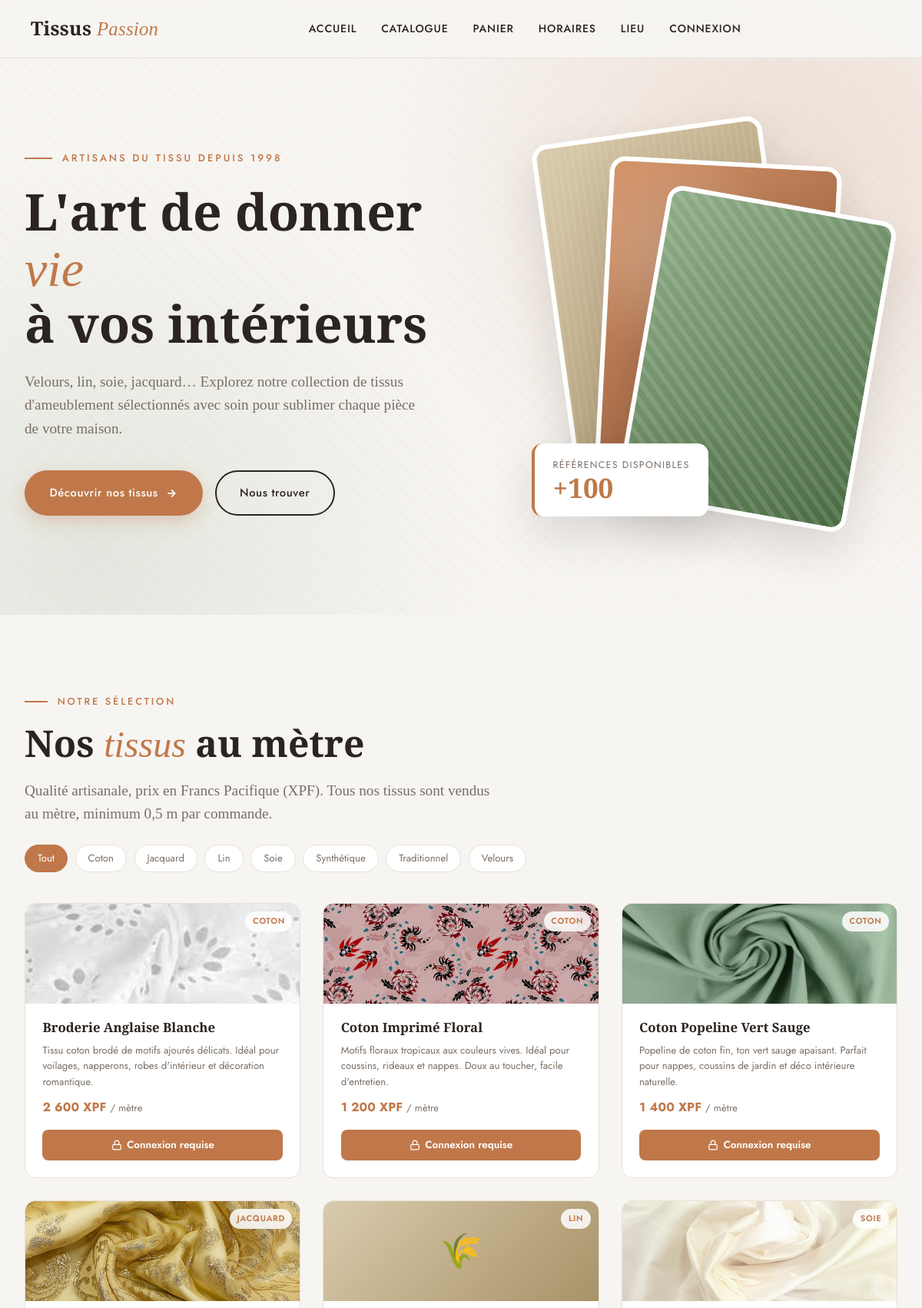
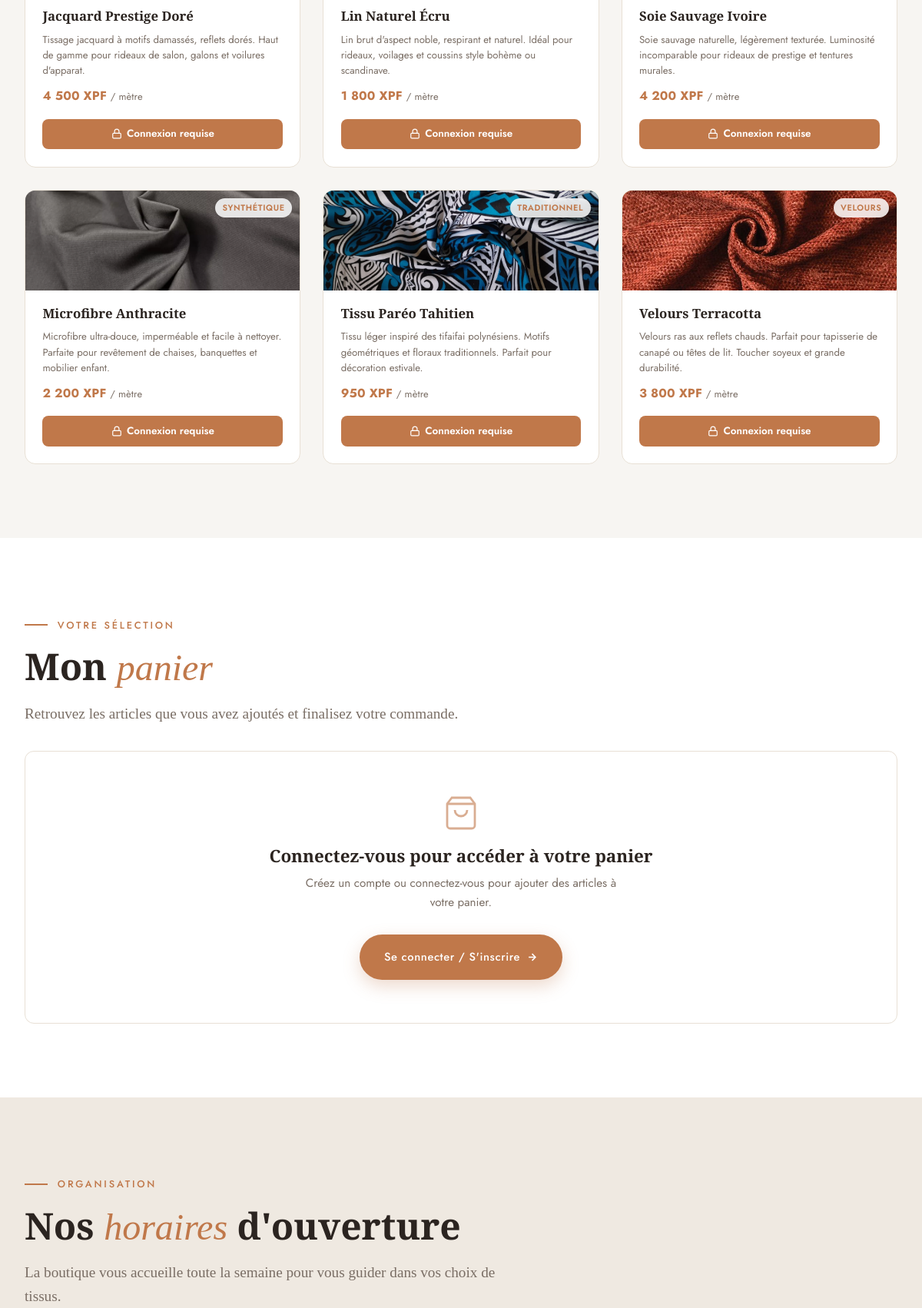
The app's page /accueil.php (upper part) with its own data (2 pictures, top to bottom).
### tables this page shows
CREATE TABLE IF NOT EXISTS produits (
  id          INT AUTO_INCREMENT PRIMARY KEY,
  nom         VARCHAR(150) NOT NULL,
  description VARCHAR(500) NOT NULL,
  prix        INT UNSIGNED NOT NULL,                  
  categorie   VARCHAR(60)  NOT NULL,
  couleur     VARCHAR(200) NOT NULL DEFAULT 'linear-gradient(135deg, #C9B89A, #8A7048)',
  emoji       VARCHAR(10)  NOT NULL DEFAULT '🧵',
  image       VARCHAR(150) NULL,                      
  created_at  TIMESTAMP DEFAULT CURRENT_TIMESTAMP
);

### fonctions.php (called while the page is built, shortened)
<?php
function e(?string $texte): string {
    return htmlspecialchars($texte ?? '', ENT_QUOTES, 'UTF-8');
}
function xpf(float $montant): string {
    return number_format($montant, 0, ',', ' ') . ' XPF';
}
function estConnecte(): bool {
    return !empty($_SESSION['user_id']);
}
function chargerProduits(PDO $pdo): array {
    return $pdo->query('SELECT * FROM produits ORDER BY categorie, nom')->fetchAll();
}
function photosDisponibles(): array {
    $fichiers = glob(__DIR__ . '/img/*.{jpg,jpeg,png,webp}', GLOB_BRACE) ?: [];
    $photos = array_map(fn($f) => 'img/' . basename($f), $fichiers);
    sort($photos);
    return $photos;
}
function photoProduit(array $p): ?string {
    $image = $p['image'] ?? null;
    if (!$image || !in_array($image, photosDisponibles(), true)) {
        return null;
    }
    return $image;
}
function fondProduit(array $p): string {
    $couleur = couleurValide($p['couleur'] ?? '') ? $p['couleur'] : 'linear-gradient(135deg, #C9B89A, #8A7048)';
    $photo = photoProduit($p);
    return $photo ? "url('" . $photo . "') center / cover no-repeat, " . $couleur : $couleur;
}
function couleurValide(string $couleur): bool {
    return (bool) preg_match('/^(linear-gradient\([#a-zA-Z0-9(),.%\s]+\)|#[0-9a-fA-F]{3,8}|[a-z]+)$/', trim($couleur))
        && stripos($couleur, 'url') === false;
}

### accueil.php (the view, shortened to what this page needs)
<?php
include "config.php";
$PRODUCTS = chargerProduits($pdo);
$isLoggedIn = estConnecte();
?>
<!DOCTYPE html>
<html lang="fr">
<head>
    <link rel="stylesheet" href="style.css">
</head>
<body>
<nav class="navbar">
    <a href="accueil.php" class="nav-logo">
        Tissus <span>Passion</span>
    </a>
    <ul class="nav-links" id="navLinks">
        <li><a href="#accueil">Accueil</a></li>
        <li><a href="#catalogue">Catalogue</a></li>
        <li><a href="#panier">Panier</a></li>
        <li><a href="#horaires">Horaires</a></li>
        <li><a href="#lieu">Lieu</a></li>
        <?php if ($isLoggedIn): ?>
            <li><a href="dashboard.php">Mon compte</a></li>
        <?php else: ?>
            <li><a href="auth.php">Connexion</a></li>
        <?php endif; ?>
    </ul>
</nav>
<section class="hero" id="accueil">
    <div class="hero-bg"></div>
    <div class="hero-pattern"></div>
    <div class="hero-container">
        <div class="hero-text">
            <p class="hero-eyebrow anim-fade-up">Artisans du tissu depuis 1998</p>
            <h1 class="anim-fade-up anim-delay-1">
                L'art de donner <em>vie</em><br>
                à vos intérieurs
            </h1>
            <p class="hero-desc anim-fade-up anim-delay-2">
                Velours, lin, soie, jacquard… Explorez notre collection
                de tissus d'ameublement sélectionnés avec soin pour
                sublimer chaque pièce de votre maison.
            </p>
            <div class="hero-actions anim-fade-up anim-delay-3">
                <a href="#catalogue" class="btn-primary">
                    <span>Découvrir nos tissus</span>
                    <svg width="16" height="16" viewBox="0 0 24 24" fill="none" stroke="currentColor" stroke-width="2.5">
                        <line x1="5" y1="12" x2="19" y2="12"/>
                        <polyline points="12 5 19 12 12 19"/>
                    </svg>
                </a>
                <a href="#lieu" class="btn-secondary">Nous trouver</a>
            </div>
        </div>
        <div class="hero-visual anim-fade-up anim-delay-4">
            <div class="hero-card-stack">
                <div class="fabric-card"></div>
                <div class="fabric-card"></div>
                <div class="fabric-card"></div>
                <div class="hero-stats">
                    <p>Références disponibles</p>
                    <strong>+100</strong>
                </div>
            </div>
        </div>
    </div>
</section>
<section class="section catalogue-section" id="catalogue">
    <div class="container">
        <div class="section-label">Notre sélection</div>
        <h2 class="section-title">Nos <em>tissus</em> au mètre</h2>
        <p class="section-subtitle">
            Qualité artisanale, prix en Francs Pacifique (XPF). Tous nos tissus sont vendus au mètre,
            minimum 0,5 m par commande.
        </p>
        <?php
        $categories = array_unique(array_column($PRODUCTS, 'categorie'));
        sort($categories);
        ?>
        <div class="catalogue-filters" id="catalogueFilters">
            <button class="filter-btn active" onclick="filterCat('*', this)">Tout</button>
            <?php foreach ($categories as $cat): ?>
            <button class="filter-btn" onclick="filterCat(<?= htmlspecialchars(json_encode($cat)) ?>, this)">
                <?= htmlspecialchars($cat) ?>
            </button>
            <?php endforeach; ?>
        </div>
        <div class="catalogue-grid" id="catalogueGrid">
            <?php foreach ($PRODUCTS as $p):
                $pid = (int) $p['id'];
            ?>
            <div class="product-card" data-cat="<?= htmlspecialchars($p['categorie']) ?>">
                <div class="product-swatch" style="background:<?= e(fondProduit($p)) ?>;"
                     <?= photoProduit($p) ? 'role="img" aria-label="Photo : ' . e($p['nom']) . '"' : '' ?>>
                    <?= photoProduit($p) ? '' : e($p['emoji']) ?>
                    <span class="product-badge"><?= htmlspecialchars($p['categorie']) ?></span>
                </div>
                <div class="product-body">
                    <div class="product-name"><?= htmlspecialchars($p['nom']) ?></div>
                    <div class="product-desc"><?= htmlspecialchars($p['description']) ?></div>
                    <div class="product-price">
                        <?= xpf((float)$p['prix']) ?><span>/ mètre</span>
                    </div>
                    <?php if ($isLoggedIn): ?>
                    <form action="cart.php" method="POST" class="product-add-form">
                        <input type="hidden" name="csrf_token" value="<?= htmlspecialchars($_SESSION['csrf_token']) ?>">
                        <input type="hidden" name="action" value="add">
                        <input type="hidden" name="product_id" value="<?= $pid ?>">
                        <input
                            type="number"
                            name="quantity"
                            class="product-qty-input"
                            value="1"
                            min="0.5"
                            max="100"
                            step="0.5"
                            aria-label="Quantité en mètres">
                        <span class="product-qty-label">m</span>
                        <button type="submit" class="btn-add-cart" title="Ajouter au panier">
                            <svg width="14" height="14" viewBox="0 0 24 24" fill="none" stroke="currentColor" stroke-width="2.5">
                                <line x1="12" y1="5" x2="12" y2="19"/>
                                <line x1="5" y1="12" x2="19" y2="12"/>
                            </svg>
                            Ajouter
                        </button>
                    </form>
                    <?php else: ?>
                    <a href="auth.php" class="btn-add-cart" style="text-decoration:none; margin-top:.4rem;">
                        <svg width="14" height="14" viewBox="0 0 24 24" fill="none" stroke="currentColor" stroke-width="2">
                            <rect x="3" y="11" width="18" height="11" rx="2"/><path d="M7 11V7a5 5 0 0 1 10 0v4"/>
                        </svg>
                        Connexion requise
                    </a>
                    <?php endif; ?>
                </div>
            </div>
            <?php endforeach; ?>
        </div>
    </div>
</section>
<section class="section cart-section-dynamic" id="panier">
    <div class="container">
        <div class="section-label">Votre sélection</div>
        <h2 class="section-title">Mon <em>panier</em></h2>
        <p class="section-subtitle">Retrouvez les articles que vous avez ajoutés et finalisez votre commande.</p>
        <?php if (!$isLoggedIn): ?>
        <div style="text-align:center; padding:3.5rem 2rem; background:#fff; border:1px solid var(--border,#e8e0d5); border-radius:12px; margin-top:2rem;">
            <h3 style="font-family:'Playfair Display',serif; font-size:1.4rem; margin-bottom:.6rem;">Connectez-vous pour accéder à votre panier</h3>
            <p style="color:var(--text-muted,#888); font-size:.95rem; margin-bottom:1.8rem; max-width:420px; margin-left:auto; margin-right:auto;">
                Créez un compte ou connectez-vous pour ajouter des articles à votre panier.
            </p>
            <a href="auth.php" class="btn-primary" style="display:inline-flex; gap:.5rem; align-items:center;">
                <span>Se connecter / S'inscrire</span>
                <svg width="15" height="15" viewBox="0 0 24 24" fill="none" stroke="currentColor" stroke-width="2.5">
                    <line x1="5" y1="12" x2="19" y2="12"/>
                    <polyline points="12 5 19 12 12 19"/>
                </svg>
            </a>
        </div>
        <?php endif; ?>
    </div>
</section>
<section class="section section-alt" id="horaires">
    <div class="container">
        <div class="section-label">Organisation</div>
        <h2 class="section-title">Nos <em>horaires</em> d'ouverture</h2>
        <p class="section-subtitle">La boutique vous accueille toute la semaine pour vous guider dans vos choix de tissus.</p>
    </div>
</section>
</body>
</html>

### accueil.php (style rules this page uses)
.catalogue-section { background: var(--bg, #f7f5f2); }
.catalogue-grid { display: grid; grid-template-columns: repeat(auto-fill, minmax(280px, 1fr)); gap: 1.8rem; margin-top: 2.5rem; }
.product-card { background: #fff; border: 1px solid var(--border, #e8e0d5); border-radius: 14px; overflow: hidden; display: flex; flex-direction: column; transition: transform .2s, box-shadow .2s; }
.product-swatch { height: 130px; display: flex; align-items: center; justify-content: center; font-size: 2.8rem; position: relative; }
.product-badge { position: absolute; top: 10px; right: 10px; background: rgba(255,255,255,.85); color: var(--terra, #c0784a); font-size: .68rem; font-weight: 600; letter-spacing: .06em; text-transform: uppercase; padding: .25rem .6rem; border-radius: 20px; backdrop-filter: blur(4px); }
.product-body { padding: 1.2rem 1.4rem 1.4rem; flex: 1; display: flex; flex-direction: column; gap: .6rem; }
.product-name { font-family: 'Playfair Display', serif; font-size: 1.05rem; font-weight: 600; color: var(--text, #2a2015); line-height: 1.3; }
.product-desc { font-size: .82rem; color: var(--text-muted, #888); line-height: 1.55; flex: 1; }
.product-price { font-size: 1rem; font-weight: 700; color: var(--terra, #c0784a); letter-spacing: .01em; }
.product-price span { font-weight: 400; font-size: .8rem; color: var(--text-muted, #aaa); margin-left: .3rem; }
.btn-add-cart { flex: 1; display: flex; align-items: center; justify-content: center; gap: .4rem; padding: .55rem 1rem; background: var(--terra, #c0784a); color: #fff; border: none; border-radius: 8px; font-family: 'Jost', sans-serif; font-size: .84rem; font-weight: 600; cursor: pointer; transition: background .2s, transform .1s; }
.catalogue-filters { display: flex; flex-wrap: wrap; gap: .6rem; margin-top: 1.5rem; }
.filter-btn { padding: .4rem 1rem; border: 1px solid var(--border, #e8e0d5); background: #fff; border-radius: 20px; font-size: .82rem; font-family: 'Jost', sans-serif; color: var(--text-muted, #888); cursor: pointer; transition: all .2s; }
.filter-btn:hover, .filter-btn.active { background: var(--terra, #c0784a); border-color: var(--terra, #c0784a); color: #fff; }
.cart-section-dynamic { background: var(--surface, #faf9f7); }

### records on screen
produits: image+couleur (picture), categorie "COTON", nom "Broderie Anglaise Blanche", description "Tissu coton brodé de motifs ajourés délicats. Idéal pour voilages, napperons, robes d'intérieur et décoration romantique.", prix "2 600 XPF"
produits: image+couleur (picture), categorie "COTON", nom "Coton Imprimé Floral", description "Motifs floraux tropicaux aux couleurs vives. Idéal pour coussins, rideaux et nappes. Doux au toucher, facile d'entretien.", prix "1 200 XPF"
produits: image+couleur (picture), categorie "COTON", nom "Coton Popeline Vert Sauge", description "Popeline de coton fin, ton vert sauge apaisant. Parfait pour nappes, coussins de jardin et déco intérieure naturelle.", prix "1 400 XPF"
produits: image+couleur (picture), categorie "JACQUARD", nom "Jacquard Prestige Doré", description "Tissage jacquard à motifs damassés, reflets dorés. Haut de gamme pour rideaux de salon, galons et voilures d'apparat.", prix "4 500 XPF"
produits: emoji "🌾", categorie "LIN", nom "Lin Naturel Écru", description "Lin brut d'aspect noble, respirant et naturel. Idéal pour rideaux, voilages et coussins style bohème ou scandinave.", prix "1 800 XPF"
produits: image+couleur (picture), categorie "SOIE", nom "Soie Sauvage Ivoire", description "Soie sauvage naturelle, légèrement texturée. Luminosité incomparable pour rideaux de prestige et tentures murales.", prix "4 200 XPF"
produits: image+couleur (picture), categorie "SYNTHÉTIQUE", nom "Microfibre Anthracite", description "Microfibre ultra-douce, imperméable et facile à nettoyer. Parfaite pour revêtement de chaises, banquettes et mobilier enfant.", prix "2 200 XPF"
produits: image+couleur (picture), categorie "TRADITIONNEL", nom "Tissu Paréo Tahitien", description "Tissu léger inspiré des tifaifai polynésiens. Motifs géométriques et floraux traditionnels. Parfait pour décoration estivale.", prix "950 XPF"
produits: image+couleur (picture), categorie "VELOURS", nom "Velours Terracotta", description "Velours ras aux reflets chauds. Parfait pour tapisserie de canapé ou têtes de lit. Toucher soyeux et grande durabilité.", prix "3 800 XPF"

### other values on screen
$cat "Coton"
$cat "Jacquard"
$cat "Lin"
$cat "Soie"
$cat "Synthétique"
$cat "Traditionnel"
$cat "Velours"
